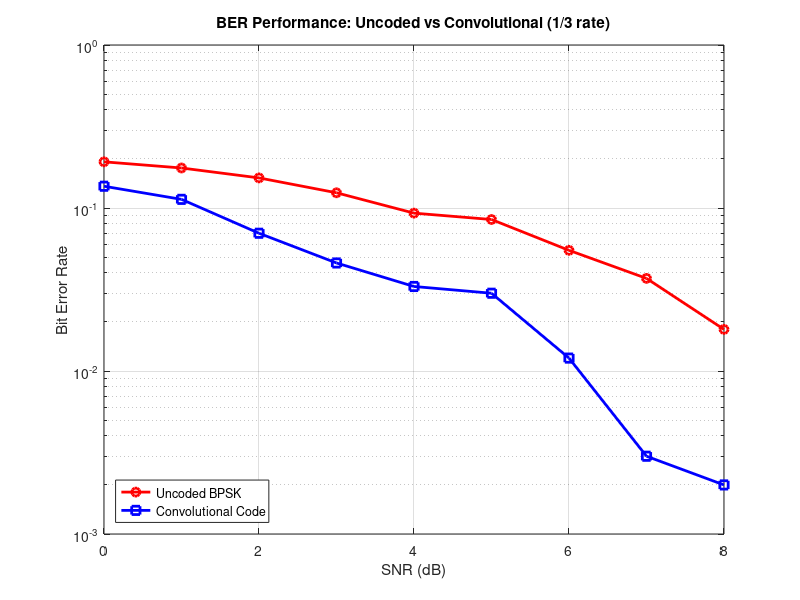
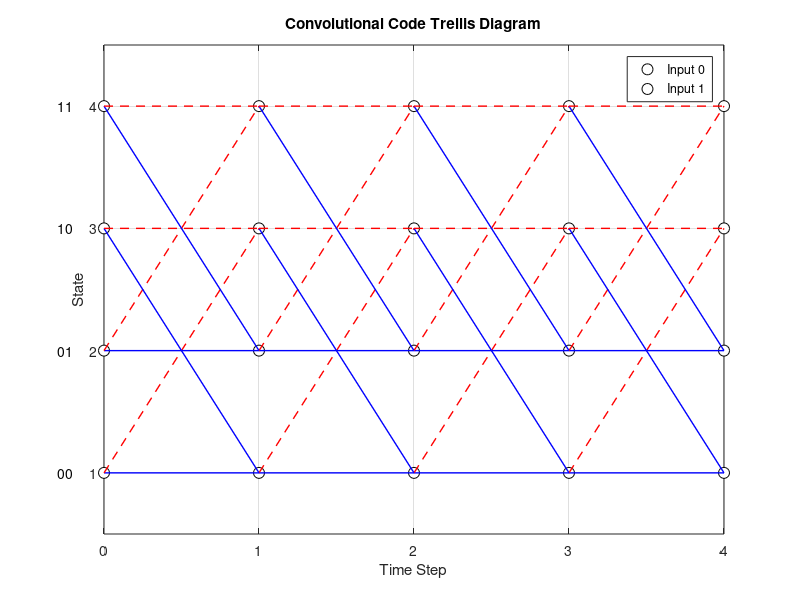

These figures' MATLAB source, in order:
%% COMS4105 Practical 2 - Exercise 4.1.3
% convolutional encoder/decoder
% simplified conv code from preparation

clear; close all; clc;

%% convolutional code parameters (from preparation)
% generator polynomials:
% x0 = 1 + p
% x1 = 1  
% x2 = 1 + p + p^2
% constraint length k = 3 (2 memory elements)
% code rate = 1/3

constraint_length = 3;
code_rate = 1/3;
num_states = 2^(constraint_length-1); % 4 states

% generator polynomials in octal
gen_poly = [5 1 7]; % octal: 5=101, 1=001, 7=111

fprintf('=== Convolutional Code Parameters ===\n');
fprintf('Constraint length K = %d\n', constraint_length);
fprintf('Code rate = 1/%d\n', round(1/code_rate));
fprintf('Number of states = %d\n', num_states);
fprintf('Generator polynomials (octal): %s\n', mat2str(gen_poly));

%% state transition tables
% state transitions and outputs for each input bit
% states: 00, 01, 10, 11 (indexed as 1,2,3,4)

% next state table: [current_state][input_bit] -> next_state
next_state = [1 3;  % state 00: input 0->00, input 1->10
              2 4;  % state 01: input 0->01, input 1->11  
              1 3;  % state 10: input 0->00, input 1->10
              2 4]; % state 11: input 0->01, input 1->11

% output table: [current_state][input_bit] -> 3-bit output
outputs = [0 7;   % state 00: input 0->000, input 1->111
           3 4;   % state 01: input 0->011, input 1->100
           1 6;   % state 10: input 0->001, input 1->110  
           2 5];  % state 11: input 0->010, input 1->101

%% convolutional encoder
function encoded = conv_encode(data_bits)
    % encode using state machine
    state = 1; % start at state 00 (index 1)
    encoded = [];
    
    % state transition tables
    next_state = [1 3; 2 4; 1 3; 2 4];
    outputs = [0 7; 3 4; 1 6; 2 5];
    
    for bit = data_bits
        % get output for current state and input
        output_decimal = outputs(state, bit+1);
        output_bits = de2bi(output_decimal, 3, 'left-msb');
        encoded = [encoded output_bits];
        
        % update state
        state = next_state(state, bit+1);
    end
end

%% viterbi decoder  
function decoded = viterbi_decode(received_bits)
    num_bits = length(received_bits) / 3;
    num_states = 4;
    
    % state transition tables
    next_state = [1 3; 2 4; 1 3; 2 4];
    outputs = [0 7; 3 4; 1 6; 2 5];
    
    % initialize metrics and paths
    path_metrics = inf(num_states, 1);
    path_metrics(1) = 0; % start from state 1 (00)
    survivor_paths = cell(num_states, 1);
    
    for i = 1:num_states
        survivor_paths{i} = [];
    end
    
    % process each received symbol (3 bits)
    for t = 1:num_bits
        rx_symbol = received_bits((t-1)*3+1:t*3);
        new_metrics = inf(num_states, 1);
        new_paths = cell(num_states, 1);
        
        % for each current state
        for curr_state = 1:num_states
            if isinf(path_metrics(curr_state))
                continue;
            end
            
            % try both input bits (0 and 1)
            for input_bit = 0:1
                next_st = next_state(curr_state, input_bit+1);
                expected_output = de2bi(outputs(curr_state, input_bit+1), 3, 'left-msb');
                
                % calculate hamming distance
                distance = sum(rx_symbol ~= expected_output);
                new_metric = path_metrics(curr_state) + distance;
                
                % update if better path found
                if new_metric < new_metrics(next_st)
                    new_metrics(next_st) = new_metric;
                    new_paths{next_st} = [survivor_paths{curr_state} input_bit];
                end
            end
        end
        
        path_metrics = new_metrics;
        survivor_paths = new_paths;
    end
    
    % find best final state
    [~, best_state] = min(path_metrics);
    decoded = survivor_paths{best_state};
end

%% test with preparation example
fprintf('\n=== Preparation Example Test ===\n');
test_input = [1 0 1]; % from preparation question
encoded_test = conv_encode(test_input);
fprintf('Input bits: %s\n', mat2str(test_input));
fprintf('Encoded: %s\n', mat2str(encoded_test));

% add termination bits (pad with zeros)
padded_input = [test_input 0 0]; % pad to clear state
encoded_padded = conv_encode(padded_input);
fprintf('With termination: %s\n', mat2str(encoded_padded));

% test decoder with preparation received sequence
prep_received = [1 0 1 0 0 1 1 1 0 0 1 1 0 0 1]; % from question
fprintf('\nDecoding preparation sequence: %s\n', mat2str(prep_received));
decoded_prep = viterbi_decode(prep_received);
fprintf('Decoded bits: %s\n', mat2str(decoded_prep));

%% ber performance test
snr_db_range = 0:1:8;
num_bits_test = 1000; % bits per test

ber_uncoded = zeros(size(snr_db_range));
ber_conv = zeros(size(snr_db_range));

fprintf('\n=== BER Performance Test ===\n');

for snr_idx = 1:length(snr_db_range)
    snr_db = snr_db_range(snr_idx);
    snr_linear = 10^(snr_db/10);
    noise_var = 1 / (2 * snr_linear * code_rate); % account for code rate
    
    errors_uncoded = 0;
    errors_conv = 0;
    
    % test multiple blocks
    for block = 1:50
        % generate random data with termination
        data_bits = randi([0 1], 1, 20);
        terminated_bits = [data_bits 0 0]; % termination
        
        % convolutional encoding
        encoded_bits = conv_encode(terminated_bits);
        
        % bpsk modulation  
        tx_uncoded = 2 * data_bits - 1;
        tx_coded = 2 * encoded_bits - 1;
        
        % awgn channel
        noise_uncoded = sqrt(noise_var) * randn(1, length(data_bits));
        noise_coded = sqrt(noise_var) * randn(1, length(encoded_bits));
        
        rx_uncoded = tx_uncoded + noise_uncoded;
        rx_coded = tx_coded + noise_coded;
        
        % demodulation
        demod_uncoded = rx_uncoded > 0;
        demod_coded = rx_coded > 0;
        
        % convolutional decoding
        decoded_bits = viterbi_decode(demod_coded);
        decoded_data = decoded_bits(1:length(data_bits)); % remove termination
        
        % count errors
        errors_uncoded = errors_uncoded + sum(data_bits ~= demod_uncoded);
        errors_conv = errors_conv + sum(data_bits ~= decoded_data);
    end
    
    ber_uncoded(snr_idx) = errors_uncoded / (50 * length(data_bits));
    ber_conv(snr_idx) = errors_conv / (50 * length(data_bits));
    
    fprintf('SNR = %d dB: Uncoded BER = %.2e, Conv BER = %.2e\n', ...
            snr_db, ber_uncoded(snr_idx), ber_conv(snr_idx));
end

%% plot results
figure(1);
semilogy(snr_db_range, ber_uncoded, 'r-o', 'LineWidth', 2);
hold on;
semilogy(snr_db_range, ber_conv, 'b-s', 'LineWidth', 2);
grid on;
xlabel('SNR (dB)');
ylabel('Bit Error Rate');
title('BER Performance: Uncoded vs Convolutional (1/3 rate)');
legend('Uncoded BPSK', 'Convolutional Code', 'Location', 'southwest');

%% draw trellis diagram
figure(2);
states = {'00', '01', '10', '11'};
time_steps = 0:4;

% plot state nodes
for t = time_steps
    for s = 1:4
        plot(t, s, 'ko', 'MarkerSize', 8, 'MarkerFaceColor', 'white');
        hold on;
        if t == 0
            text(t-0.3, s, states{s}, 'FontSize', 10);
        end
    end
end

% draw transitions (simplified for first few time steps)
transitions = {[1 1; 1 3], [2 2; 2 4], [3 1; 3 3], [4 2; 4 4]};
for s = 1:4
    for input = 0:1
        next_s = transitions{s}(input+1, 2);
        for t = 0:3
            if input == 0
                plot([t t+1], [s next_s], 'b-', 'LineWidth', 1);
            else
                plot([t t+1], [s next_s], 'r--', 'LineWidth', 1);
            end
        end
    end
end

xlabel('Time Step');
ylabel('State');
title('Convolutional Code Trellis Diagram');
ylim([0.5 4.5]);
grid on;
legend('Input 0', 'Input 1', 'Location', 'northeast');

%% save results
save('exercise_4_1_3_results.mat', 'snr_db_range', 'ber_uncoded', 'ber_conv');
saveas(figure(1), 'exercise_4_1_3_ber_performance.png');
saveas(figure(2), 'exercise_4_1_3_trellis.png');

fprintf('\nExercise 4.1.3 completed successfully!\n');